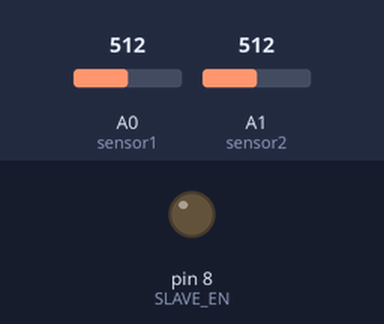
The sketch below on a simulated Arduino Uno, built with avr-gcc and run on an emulated ATmega328P. Shown: output pins drawn as LEDs (lit = HIGH). Inputs (shaded band) come from the test bench; at power-on: A0 (sensor1) = 512, A1 (sensor2) = 512. What the sketch prints to the serial monitor is not drawn.

Above: at 0.7 s.
At 1.57 s:
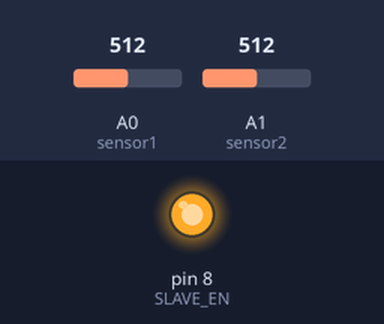
Timing chart, 0 to 3.7 s (numbered marks = the images above):
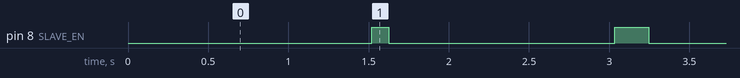

Measured:
- by itself, pin 8 (SLAVE_EN): repeats every 1.6 s: LOW 1.4 s, HIGH 0.21 s
- by itself, everything shown: repeats every 3.2 s, in 4 steps

The sketch:

masterCurrentSensorRS.ino
```cpp
#define SLAVE_EN  8

const int sensor1 = A0;
const int sensor2 = A1;

int maxPulseCount = 10;
String devicePowerkWh = "0.003"; // maxPulseCount / kW/h!!!!!
int serial_millis_delay = 100;

int flat1_count = 0;
int flat2_count = 0;

int flat1_sensorState = 0;
int flat2_sensorState = 0;

long flat1_millis;
long flat2_millis;

long sensor1_millis;
long sensor2_millis;

String flat1_info = "flat1";
String flat2_info = "flat2";

int flat1_message_sent = 0;
int flat2_message_sent = 0;

void setup() {
  Serial.begin(115200);
  pinMode(SLAVE_EN, OUTPUT);
  digitalWrite(SLAVE_EN, 0);
  pinMode(sensor1, INPUT);
  pinMode(sensor2, INPUT);
}

void loop() {
  flat1_sensorState = analogRead(sensor1);
  flat2_sensorState = analogRead(sensor2);

 if (millis() - sensor1_millis > 150){
    if (flat1_sensorState >= 10){
      flat1_count++;
      sensor1_millis = millis();
    }
  }

  if (millis() - sensor2_millis > 150){
    if (flat2_sensorState >= 10){
      flat2_count++;
      sensor2_millis = millis();
    }
  }

  check_count_and_send();
}

void check_count_and_send(){
  if (flat1_count >= maxPulseCount){
    if (flat1_message_sent == 0){
      flat1_message_sent = 1;
      flat1_count = 0;
    }
  } else {
    flat1_millis = millis();
  }

 // // // DELAYYYYYYYYYYYYYYYYYYYYY
  if (flat1_count >= maxPulseCount){
      digitalWrite(SLAVE_EN , 1);
      delay(5);
      Serial.println("flat_key=" + flat1_info+"&sensor_value="+devicePowerkWh);
      flat1_count = 0;
      delay(100);
      digitalWrite(SLAVE_EN , 0);
     }

  // // // DELAYYYYYYYYYYYYYYYYYYYYY
  if (flat2_count >= maxPulseCount){
      digitalWrite(SLAVE_EN , 1);
      delay(5);
      Serial.println("flat_key=" + flat2_info+"&sensor_value="+devicePowerkWh);
      flat2_count = 0;
      delay(100);
      digitalWrite(SLAVE_EN , 0);
     }


  Serial.print("Flat1:");
  Serial.println(flat1_count);
  Serial.print("Flat2:");
  Serial.println(flat2_count);
}
```
